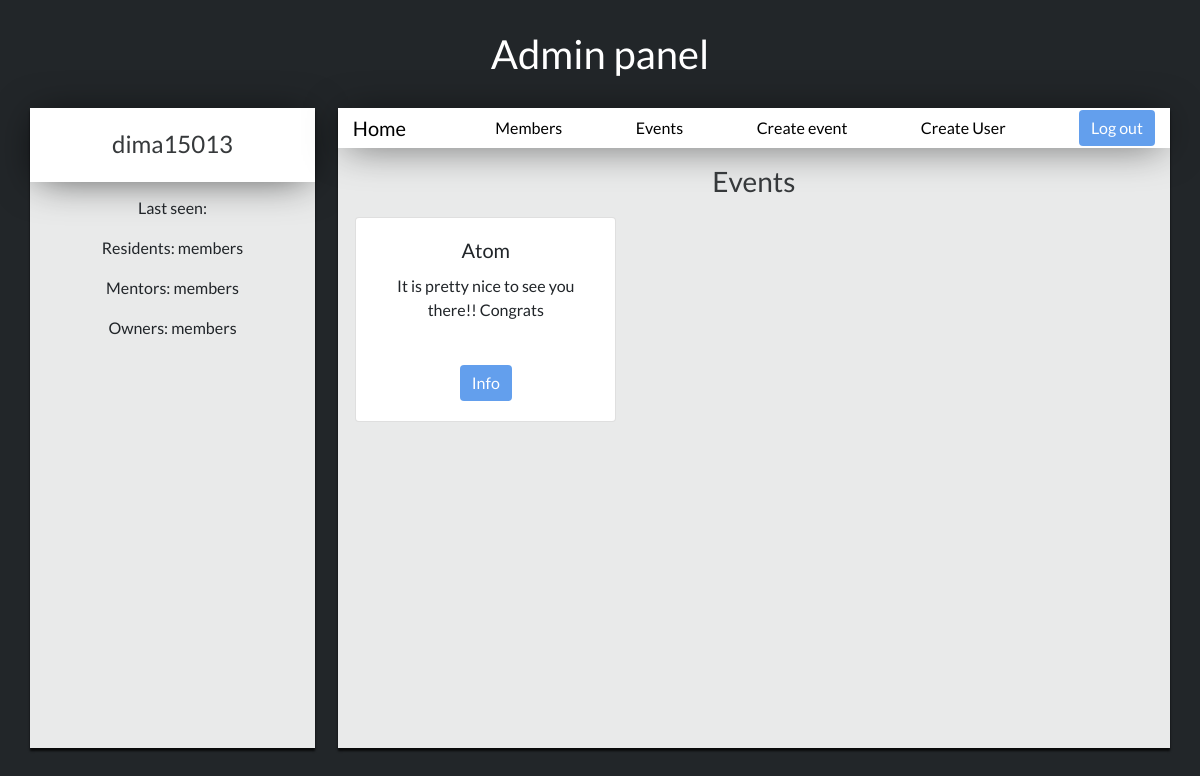
Before: /events (signed in) with the older database file.
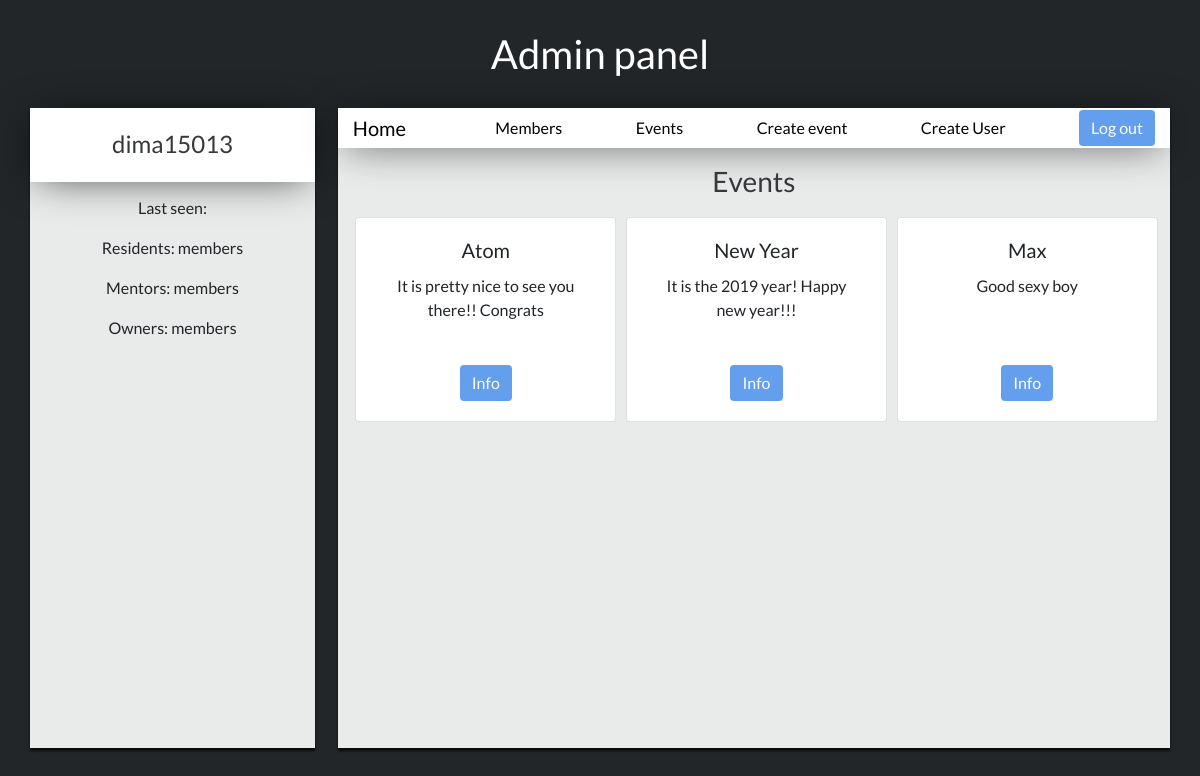
After: the same page with the newer database file.
### login/models.py (models this page shows)
class Event(models.Model):
    name = models.CharField(max_length=80)
    description = models.TextField()
    organizer = models.CharField(max_length=40)
    start_time = models.DateTimeField()
    end_time = models.DateTimeField()
    created_time = models.DateTimeField(auto_now=True)

### login/views.py (the view)
# urls.py: path('events', views.list_events, name='list_events'),
@login_required
def list_events(request):
    events = Event.objects.all()
    context = {
        'events': events
    }
    return render(request, 'events/index.html', context)

### login/templates/events/index.html
{% extends 'index-admin-base.html' %}
{% block info_admin %}
{% load staticfiles %}
<link rel="stylesheet" media="all" href="{% static 'css/events.css' %}" type="text/css">
<h3 class="event-text">Events</h3>
<div class="container event-list">
    {% for item in events %}
      <div class="event card text-center col-sm">
        <div class="card-body">
          <h5 class="card-title">{{ item.name }}</h5>
          <p class="card-text">{{ item.description }}</p>
          <a href="/event/{{ item.id }}" class="btn btn-primary">Info</a>
        </div>
      </div>
    {% endfor %}
</div>
{% endblock %}

Changed rows visible on the page:
added Event: name "New Year", description "It is the 2019 year! Happy new year!!!"
added Event: name "Max", description "Good sexy boy"
